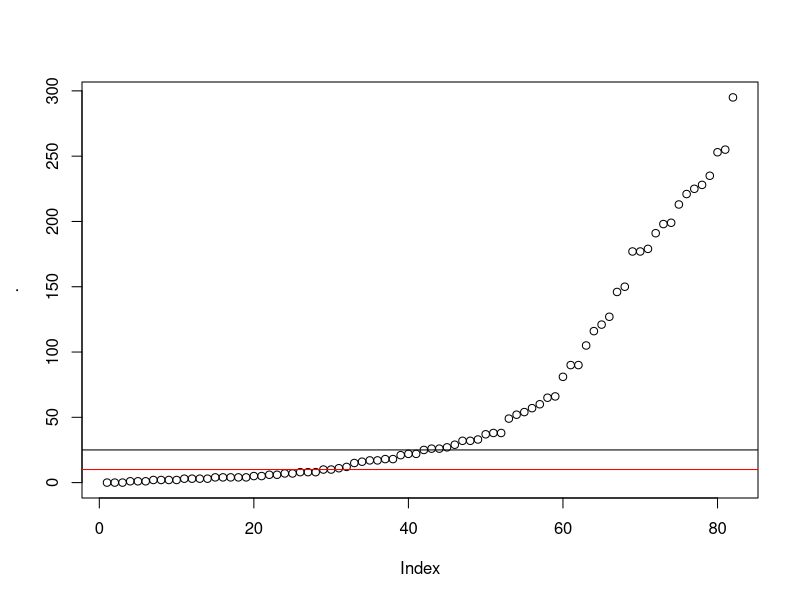
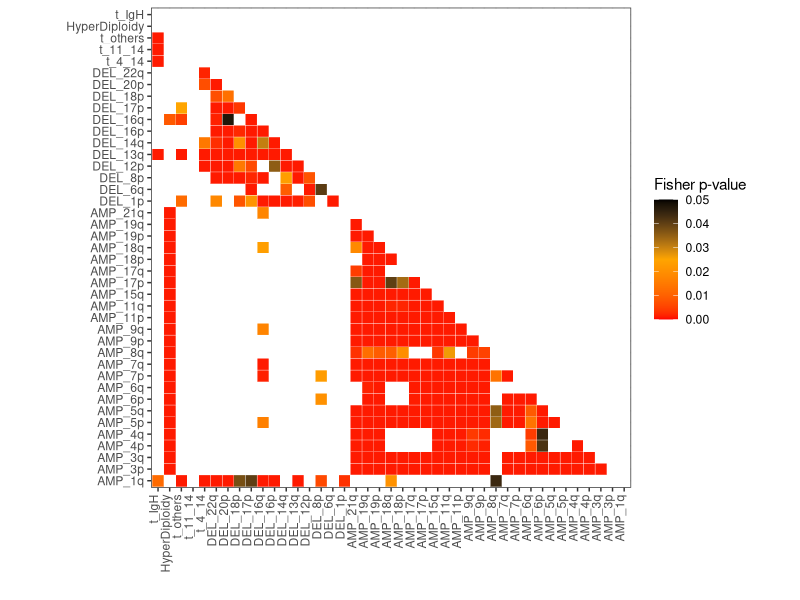
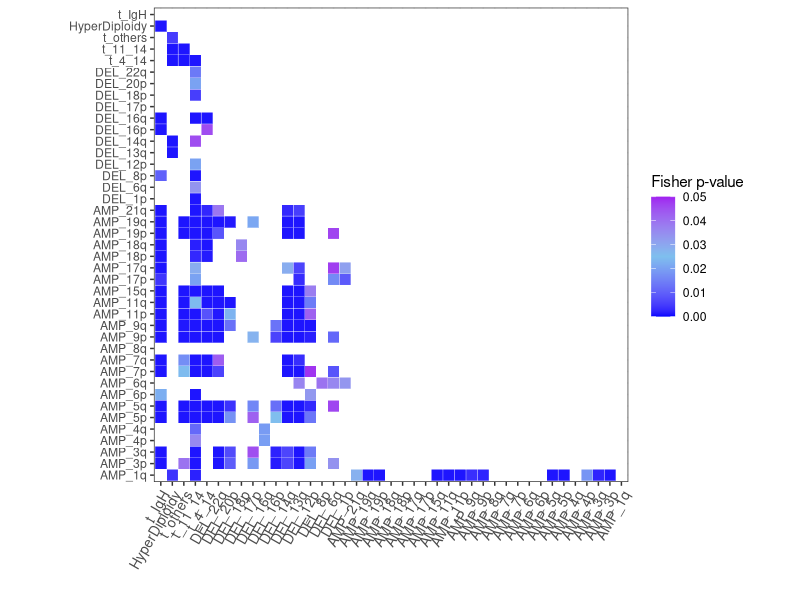

Write R code to recreate these figures, in order. (Note: this script raises an error after producing the figures.)
#####################  FISHER matrix SCRIPT ###########################

library(data.table)
library(tidyverse)

# import<-fread("D:/analisi_in_corso/risk_1q_13/complete_database_1q_13_181019.txt")
import<-fread("results/complete_database_BO_1q_13.txt")


# select only relevant variables to associate
names(import)
data<-import %>% select(contains("maj_broad"), contains("maj_focal"), contains("maj_call"), HyperDiploidy, matches("^t_"))

names(data)

data$t_others <- ifelse(data$t_14_16 == 1 | data$t_14_20==1 | data$t_6_14 == 1 ,1,0)
data$t_others %>% table

#____ KEEP ONLY UNIQUE/RELVANT CALLS____ 

# unique calls
data <- data %>% select( -c(AMP_maj_broad_chr_1q, 
                            AMP_maj_broad_chr_8q, 
                            DEL_maj_broad_chr_17p, 
                            DEL_maj_broad_chr_13q, 
                            DEL_maj_broad_chr_14q, 
                            DEL_maj_broad_chr_1p,
                            DEL_maj_broad_chr_16q, 
                            contains("maj_focal"),
                            t_14_16,
                            t_6_14,
                            t_14_20
))
names(data)

# relevant calls
data <- as.data.frame(data)
data %>% summarise_all(sum, na.rm =T) %>% as.numeric %>% sort %>% plot + abline(h = 25) + abline(h = 10, col="red")
data %>% summarise_all(sum, na.rm =T) %>% '>'(25) %>% as.vector -> rel

data <- data[rel]
names(data)
data %>% summarise_all(sum, na.rm =T) %>% '>'(25) %>% as.vector %>% table


#------------------ OPTIONAL: add group risk 1q & 13 ------------------------
MM_risk <- ifelse( data$AMP_maj_call_chr_1q == 1 & data$DEL_maj_call_chr_13q ==1, 1,
                   ifelse(data$AMP_maj_call_chr_1q == 1 | data$DEL_maj_call_chr_13q ==1, 2, 3) ) 

data$MM_risk_1 <- ifelse(MM_risk==1, 1,0)
data$MM_risk_2 <- ifelse(MM_risk==2, 1,0)
data$MM_risk_3 <- ifelse(MM_risk==3, 1,0)


# add the t_IgH info

data$t_IgH <- ifelse(data$t_11_14 == 1 | data$t_4_14 == 1 | data$t_others == 1, 1,0 )

table(data$t_IgH, data$HyperDiploidy)

# RESHAPE COLUMNS

names(data) <- names(data) %>% str_replace("maj_broad_chr_|maj_call_chr_","") 

#______ EXPLORATIVE > all variables ______
asd <- data %>% select(AMP_1q, AMP_3p:AMP_7q, AMP_8q, AMP_9p,AMP_9q, AMP_11p:AMP_21q, 
                       DEL_1p, DEL_6q:DEL_12p, DEL_13q, DEL_14q, DEL_16p, DEL_16q, DEL_17p, DEL_18p, DEL_20p, DEL_22q, 
                       t_4_14, t_11_14, t_others, 
                       HyperDiploidy, t_IgH, MM_risk_1:MM_risk_3)

#______ PAPER > no MMrisk groups ______

asd <- data %>% select(AMP_1q, AMP_3p:AMP_7q, AMP_8q, AMP_9p,AMP_9q, AMP_11p:AMP_21q, 
                       DEL_1p, DEL_6q:DEL_12p, DEL_13q, DEL_14q, DEL_16p, DEL_16q, DEL_17p, DEL_18p, DEL_20p, DEL_22q, 
                       t_4_14, t_11_14, t_others, 
                       HyperDiploidy, t_IgH)



# Fisher MATRIX
dataM <- as.matrix(asd)
rownames(dataM) <- rownames(import)
rownames(dataM)

sumsEvents <- apply(dataM, 2, sum, na.rm = TRUE)
sumsEvents

0.05*513
25/513

idxEvents <- which(sumsEvents >= 25)

dataMF <- dataM[,idxEvents]
apply(dataMF, 2, sum, na.rm = TRUE)

# table(dataMF[,1], dataMF[,3])
# f <- fisher.test(table(dataMF[,1], dataMF[,2]))
# c <- chisq.test(table(dataMF[,1], dataMF[,2]))
# 
# f$p.value
# c$p.value


i=1
j=3

mat <- matrix(data = NA, nrow= ncol(dataMF), ncol = ncol(dataMF), dimnames = list(colnames(dataMF),colnames(dataMF)))

for (i in 1:ncol(dataMF)){
  for(j in 1:ncol(dataMF)){
    f <- fisher.test(dataMF[,i], dataMF[,j], alternative = "greater")
    p <- f$p.value
    mat[i,j] <- p
  }
}


library(reshape2)

mat.UpTri<- mat
mat.UpTri[upper.tri(mat.UpTri, diag = T)] <- NA

mat.melt <- as.data.frame(melt(mat.UpTri))

mat.melt$logP <- log(mat.melt$value)

# create a thresholded version of p-value to handle the extremely significative values
mat.melt$pval.thresh <- mat.melt$value
mat.melt$pval.thresh[mat.melt$pval.thresh<0.001] <- 0.001

mat.melt$Var_fact <- mat.melt$Var1 %>% factor(levels=(mat.melt$Var1 %>% rev %>% unique))

ggplot(mat.melt, aes(mat.melt$Var_fact, mat.melt$Var2, fill=mat.melt$pval.thresh))+
  geom_tile(color="white")+
  scale_fill_gradient2(low="red", high="black", mid="orange", limits= c(0,0.05), midpoint = 0.025, space="Lab", name="Fisher p-value", na.value = "white")+
  theme_bw()+
  theme(axis.text.x=element_text(angle=90, vjust=0,hjust=1))+
  coord_fixed()+
  labs(x="", y="") 



#=============  fisher exclusive assocition (inverted test) =================

mat_inv <- matrix(data = NA, nrow= ncol(dataMF), ncol = ncol(dataMF), dimnames = list(colnames(dataMF),colnames(dataMF)))
for (i in 1:ncol(dataMF)){
  for(j in 1:ncol(dataMF)){
    f <- fisher.test(dataMF[,i], dataMF[,j], alternative = "less")
    p <- f$p.value
    mat_inv[i,j] <- p
  }
}

mat.UpTri_inv<- mat_inv
mat.UpTri_inv[upper.tri(mat.UpTri_inv, diag = T)] <- NA

mat.melt_inv <- as.data.frame(melt(mat.UpTri_inv))

mat.melt_inv$logP <- log(mat.melt_inv$value)

mat.melt_inv$pval.thresh <- mat.melt_inv$value
mat.melt_inv$pval.thresh[mat.melt_inv$pval.thresh<0.001] <- 0.001


mat.melt_inv$Var_fact <- mat.melt_inv$Var1 %>% factor(levels=(mat.melt_inv$Var1 %>% rev %>% unique))

ggplot(mat.melt_inv, aes(mat.melt_inv$Var_fact, mat.melt_inv$Var2, fill=mat.melt_inv$pval.thresh))+
  geom_tile(color="white")+
  scale_fill_gradient2(low="blue", high="purple", mid="skyblue2", limits= c(0,0.05), midpoint = 0.025, space="Lab", name="Fisher p-value", na.value = "white")+
  theme_bw()+
  theme(axis.text.x=element_text(angle=60, vjust=1, size=10, hjust=1))+
  coord_fixed()+
  labs(x="", y="")



###################### ADD FUNCTIONS to add another scale ######################

#' Allows to add another scale 
#' 
#' @param new_aes character with the aesthetic for which new scales will be 
#' created



new_scale <- function(new_aes) {
  structure(ggplot2::standardise_aes_names(new_aes), class = "new_aes")
}

#' Convenient functions
new_scale_fill <- function() {
  new_scale("fill")
}

new_scale_color <- function() {
  new_scale("colour")
}

new_scale_colour <- function() {
  new_scale("colour")
}

#' Special behaviour of the "+" for adding a `new_aes` object
#' It changes the name of the aesthethic for the previous layers, appending
#' "_new" to them. 
ggplot_add.new_aes <- function(object, plot, object_name) {
  plot$layers <- lapply(plot$layers, bump_aes, new_aes = object)
  plot$scales$scales <- lapply(plot$scales$scales, bump_aes, new_aes = object)
  plot$labels <- bump_aes(plot$labels, new_aes = object)
  plot
}

bump_aes <- function(layer, new_aes) {
  UseMethod("bump_aes")
}

bump_aes.Scale <- function(layer, new_aes) {
  old_aes <- layer$aesthetics[remove_new(layer$aesthetics) %in% new_aes]
  new_aes <- paste0(old_aes, "_new")
  
  layer$aesthetics[layer$aesthetics %in% old_aes] <- new_aes
  
  if (is.character(layer$guide)) {
    layer$guide <- match.fun(paste("guide_", layer$guide, sep = ""))()
  }
  layer$guide$available_aes[layer$guide$available_aes %in% old_aes] <- new_aes
  layer
}

bump_aes.Layer <- function(layer, new_aes) {
  original_aes <- new_aes
  
  old_aes <- names(layer$mapping)[remove_new(names(layer$mapping)) %in% new_aes]
  new_aes <- paste0(old_aes, "_new")
  
  old_geom <- layer$geom
  
  old_setup <- old_geom$handle_na
  new_setup <- function(self, data, params) {
    colnames(data)[colnames(data) %in% new_aes] <- original_aes
    old_setup(data, params)
  }
  
  new_geom <- ggplot2::ggproto(paste0("New", class(old_geom)[1]), old_geom,
                               handle_na = new_setup)
  
  new_geom$default_aes <- change_name(new_geom$default_aes, old_aes, new_aes)
  new_geom$non_missing_aes <- change_name(new_geom$non_missing_aes, old_aes, new_aes)
  new_geom$required_aes <- change_name(new_geom$required_aes, old_aes, new_aes)
  new_geom$optional_aes <- change_name(new_geom$optional_aes, old_aes, new_aes)
  
  layer$geom <- new_geom
  
  old_stat <- layer$stat
  
  old_setup2 <- old_stat$handle_na
  new_setup <- function(self, data, params) {
    colnames(data)[colnames(data) %in% new_aes] <- original_aes
    old_setup2(data, params)
  }
  
  new_stat <- ggplot2::ggproto(paste0("New", class(old_stat)[1]), old_stat,
                               handle_na = new_setup)
  
  new_stat$default_aes <- change_name(new_stat$default_aes, old_aes, new_aes)
  new_stat$non_missing_aes <- change_name(new_stat$non_missing_aes, old_aes, new_aes)
  new_stat$required_aes <- change_name(new_stat$required_aes, old_aes, new_aes)
  new_stat$optional_aes <- change_name(new_stat$optional_aes, old_aes, new_aes)
  
  layer$stat <- new_stat
  
  layer$mapping <- change_name(layer$mapping, old_aes, new_aes)
  layer
}

bump_aes.list <- function(layer, new_aes) {
  old_aes <-  names(layer)[remove_new(names(layer)) %in% new_aes]
  new_aes <- paste0(old_aes, "_new")
  
  names(layer)[names(layer) %in% old_aes] <- new_aes
  layer
}

change_name <- function(list, old, new) {
  UseMethod("change_name")
}

change_name.character <- function(list, old, new) {
  list[list %in% old] <- new
  list
}

change_name.default <- function(list, old, new) {
  nam <- names(list)
  nam[nam %in% old] <- new
  names(list) <- nam
  list
}

change_name.NULL <- function(list, old, new) {
  NULL
}

remove_new <- function(aes) {
  stringi::stri_replace_all(aes, "", regex = "(_new)*")
}




#===== JOINT PLOT ========

mat.melt$pval.thresh_inv <- mat.melt_inv$pval.thresh

ggplot(mat.melt, aes(Var_fact, Var2))+
  theme_bw()+
  
  geom_tile(color="white", aes(fill=pval.thresh), data= mat.melt[mat.melt$pval.thresh<0.05 | is.na(mat.melt$pval.thresh_inv),])+
  scale_fill_gradient2(low="red", high="black", mid="orange", limits= c(0,0.05), midpoint = 0.025, space="Lab", name="Fisher p-value", na.value = "white")+
  
  new_scale("fill") +
  
  geom_tile(color="white", aes(fill= pval.thresh_inv),  data = mat.melt[mat.melt$pval.thresh_inv <0.05 | is.na(mat.melt$pval.thresh_inv) ,])+
  scale_fill_gradient2(low="blue", high="purple", mid="skyblue2", limits= c(0,0.05), midpoint = 0.025, space="Lab", name="Fisher p-value", na.value = "white")+
  
  theme(axis.text.x=element_text(angle=60, vjust=1, size=10, hjust=1),
        panel.border = element_blank(),
        legend.position = c(0.9, 0.8))+
  coord_fixed()+
  labs(x="", y="")

dir.create("plots/fisher_plots/")

ggsave("plots/fisher_plots/fisher_matrix_BO.pdf", 
       dpi = 300, width = 10, height = 10, units = "in")

write_tsv(mat.melt, "plots/fisher_plots/fisher_matrix_BO_data.txt")
